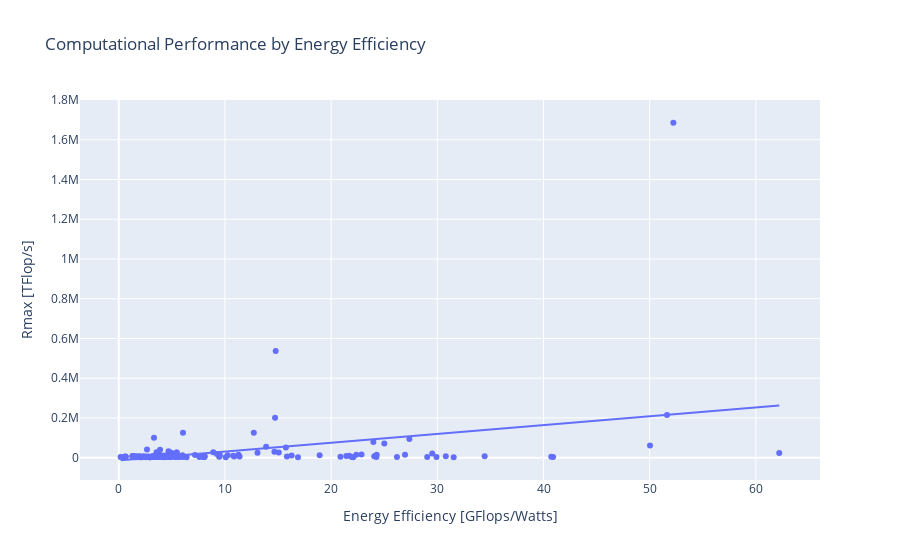

Here is the notebook cell this chart was saved with:
### Markdown cell above
![newplot%20%281%29.png](attachment:newplot%20%281%29.png)

### Code cell
# This kernel creates a variable to select Rmax and Energy Efficiency. 
# Then compare the obtained data by means of Linear Regression(Ordinary Least Squares).

# The result of this graph, indicates that the relation between Rmax and Energy Efficiency is slightly positive, 
# The higher the Energy Efficiency, the higher the Rmax.
to_efficiency_reg = tt.select('Name', 'Rmax [TFlop/s]', 'Energy Efficiency [GFlops/Watts]')
to_efficiency_reg = to_efficiency_reg.toPandas()
to_efficiency_reg_graph = px.scatter(to_efficiency_reg,
                                     x = to_efficiency_reg['Energy Efficiency [GFlops/Watts]'], 
                                     y = to_efficiency_reg['Rmax [TFlop/s]'],
                                     trendline = 'ols',
                                     title = 'Computational Performance by Energy Efficiency'
                                    )
to_efficiency_reg_graph.show()

### Figure 1 — Plotly figure (JSON) as saved in the notebook; plotly's stock layout.template omitted (floating-point values rounded to 4 significant figures; data arrays with more than 128 entries replaced by an {"elided": "..."} marker saying what was removed)
{"data": [{"hovertemplate": "Energy Efficiency [GFlops/Watts]=%{x}<br>Rmax [TFlop/s]=%{y}<extra></extra>", "legendgroup": "", "marker": {"color": "#636efa", "symbol": "circle"}, "mode": "markers", "name": "", "orientation": "v", "showlegend": false, "type": "scatter", "x": {"elided": "500 float values"}, "xaxis": "x", "y": {"elided": "500 float values"}, "yaxis": "y"}, {"hovertemplate": "<b>OLS trendline</b><br>Rmax [TFlop/s] = 4431.87 * Energy Efficiency [GFlops/Watts] + -13333.6<br>R<sup>2</sup>=0.132044<br><br>Energy Efficiency [GFlops/Watts]=%{x}<br>Rmax [TFlop/s]=%{y} <b>(trend)</b><extra></extra>", "legendgroup": "", "marker": {"color": "#636efa", "symbol": "circle"}, "mode": "lines", "name": "", "showlegend": false, "type": "scatter", "x": {"elided": "191 float values"}, "xaxis": "x", "y": {"elided": "191 float values"}, "yaxis": "y"}], "layout": {"legend": {"tracegroupgap": 0}, "title": {"text": "Computational Performance by Energy Efficiency"}, "xaxis": {"anchor": "y", "domain": [0, 1], "title": {"text": "Energy Efficiency [GFlops/Watts]"}}, "yaxis": {"anchor": "x", "domain": [0, 1], "title": {"text": "Rmax [TFlop/s]"}}}}
